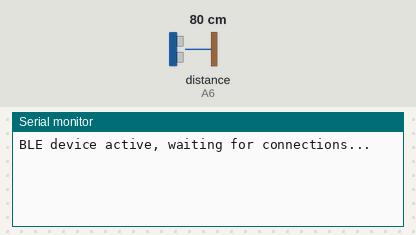
This sketch was run on a simulated Arduino Nano 33 IoT. On the bench: the last lines printed to the serial monitor. Wiring (inferred from the names in the program): ultrasonic range finder: trigger D12; echo A6. The test bench sets the inputs (shaded band); at power-on: distance to the obstacle (sensor on A6) 80 cm. The echo pulse lasts 58.3 µs per cm; nothing arrives over Bluetooth unless stated; a phone connects over Bluetooth LE 3 s after start.

Above: at 1.3 s.
1.4 s: distance to the obstacle (sensor on A6) set to 2 cm
At 4.2 s:
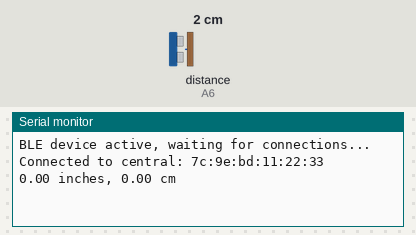
4.8 s: distance to the obstacle (sensor on A6) set to 18 cm
At 6.1 s:
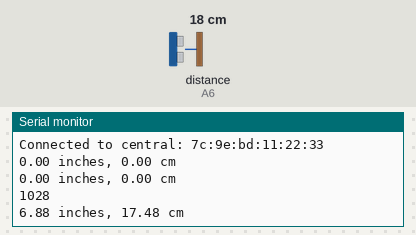

The sketch:

bluetooth_ultrasound_test_v2.1.ino
```cpp
#include <ArduinoBLE.h>

#define DEBUG true
#define trigPin D12
#define echoPin A6

BLEService nanoService("13012F00-F8C3-4F4A-A8F4-15CD926DA146");  // BLE Service
// BLE Characteristics - custom 128-bit UUID, read and writable by central device
BLEByteCharacteristic UltrasoundCharacteristic("13012F01-F8C3-4F4A-A8F4-15CD926DA146", BLERead | BLEWrite);

float inches = 0;
float cm = 0;


static uint32_t newPulseIn(uint32_t pin, uint32_t state, uint32_t timeout = 300000L) {
  uint32_t begin = micros();
  // wait for any previous pulse to end
  while (digitalRead(pin)) {
    delay(1);
    if (micros() - begin >= timeout)
    return 0;
  }
  // wait for the pulse to start
  while (!digitalRead(pin)) {
    delay(1);
    if (micros() - begin >= timeout)
    return 0;
  }
  uint32_t pulseBegin = micros();
  // wait for the pulse to stop
  while (digitalRead(pin)) {
    delay(1);
    if (micros() - begin >= timeout)
    return 0;
  }
  uint32_t pulseEnd = micros();
  Serial.println(pulseEnd - pulseBegin);
  return pulseEnd - pulseBegin;
}


long readUltrasonicDistance(int triggerPin, int echoPin){
  pinMode(triggerPin, OUTPUT);  // Clear the trigger
  digitalWrite(triggerPin, LOW);
  delayMicroseconds(2);
  // Sets the trigger pin to HIGH state for 10 microseconds
  digitalWrite(triggerPin, HIGH);
  delayMicroseconds(10);
  digitalWrite(triggerPin, LOW);
  pinMode(echoPin, INPUT);
  // Reads the echo pin, and returns the sound wave travel time in microseconds
  return newPulseIn(echoPin, HIGH);
}

void setup() {
  Serial.begin(9600);

  if (DEBUG) {
    while (!Serial);
  }

  // begin initialization
  if (!BLE.begin()) {
    Serial.println("Starting BLE failed!");
    while (1);
  }

  // set advertised local name and service UUID:
  BLE.setLocalName("Arduino Nano 33 BLE");
  BLE.setAdvertisedService(nanoService);

  // add the characteristic to the service
  nanoService.addCharacteristic(UltrasoundCharacteristic);

  // add the service
  BLE.addService(nanoService);

  // set the initial value for the characeristic:
  UltrasoundCharacteristic.writeValue(0);

  // start advertising
  BLE.advertise();
  delay(100);
  Serial.println("BLE device active, waiting for connections...");
}

void loop() {
  // listen for BLE centrals to connect:
  BLEDevice central = BLE.central();

  // if a central is connected to peripheral:
  if (central) {
    Serial.print("Connected to central: ");
    // print the central's MAC address:
    Serial.println(central.address());

    // while the central is still connected to peripheral:
    while (central.connected()) {
      // measure the ping time in cm
      cm = (0.034 * readUltrasonicDistance(trigPin,echoPin))/2;
      //convert to inches by dividing by 2.54
      inches = (cm / 2.54);
      Serial.print(inches);
      Serial.print(" inches, ");
      Serial.print(cm);
      Serial.println(" cm");
      //write the ping distance to the characteristic:
      UltrasoundCharacteristic.writeValue(cm);
      // wait 1 second before taking the next reading:
      delay(1000); // Wait for 1000 millisecond(s)
    }

    // when the central disconnects, print it out:
    Serial.print(F("Disconnected from central: "));
    Serial.println(central.address());
  }
}
```

Measured:
- after the input at 1.4 s, the serial monitor: prints a new line after 1.9 s (image 1)
- after the input at 4.8 s, the serial monitor: prints a new line after 0.80 s (image 2)
